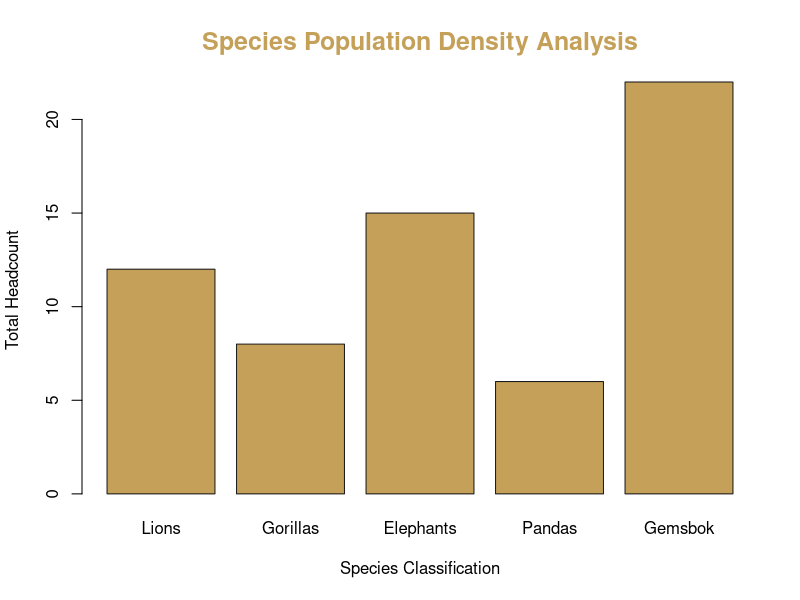

The R source for this figure:
# Pine City Zoo | Data Intelligence & Population Analysis
# Purpose: Generate telemetry visualization for the Master Dashboard

# 1. Prepare Data
species <- c("Lions", "Gorillas", "Elephants", "Pandas", "Gemsbok")
population <- c(12, 8, 15, 6, 22)
health_score <- c(0.85, 0.92, 0.88, 1.0, 0.75)

# 2. Create Data Frame
zoo_metrics <- data.frame(species, population, health_score)

# 3. Open Graphics Device (This creates the PNG file)
png("zoo_health_analysis.png", width=800, height=600)

# 4. Generate the Visualization
# Using #C5A059 (Your Gold) and #1a1a1a (Your Dark)
barplot(zoo_metrics$population, 
        names.arg=zoo_metrics$species, 
        col="#C5A059", 
        border="#1a1a1a",
        main="Species Population Density Analysis",
        xlab="Species Classification",
        ylab="Total Headcount",
        cex.main=1.5,
        col.main="#C5A059")

# 5. Save and Close the file
dev.off()

print("Telemetric Chart Generated: zoo_health_analysis.png")
